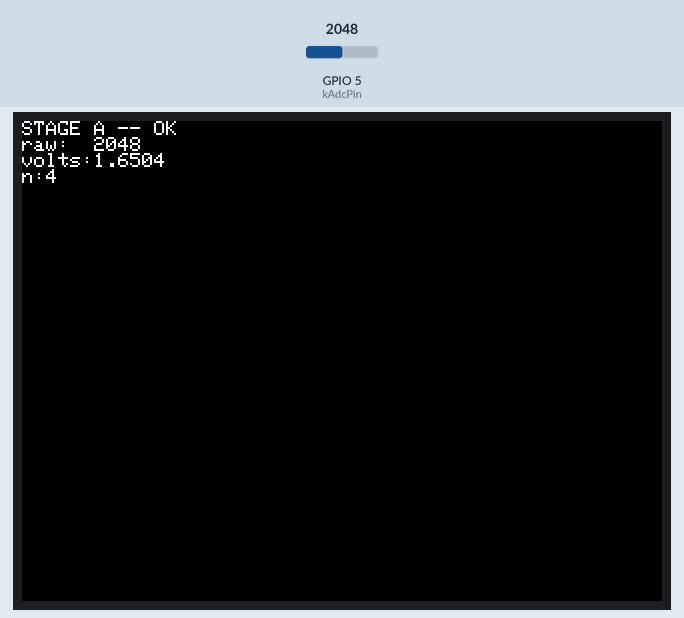
Bench run of a program on a simulated ESP32-S3. Shown: 320×240 colour display. Inputs (shaded band) come from the test bench; at power-on: GPIO 5 (kAdcPin) = 2048 (analog values on the 0–4095 scale). What the program prints to the serial monitor is not drawn.

Above: at 2.4 s.
2.5 s: GPIO 5 (kAdcPin) set to 2866
At 3.15 s:
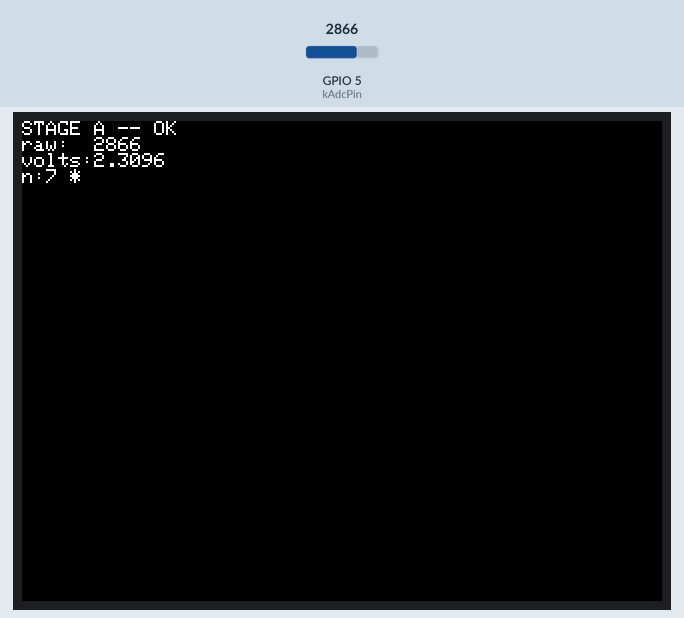
5.5 s: GPIO 5 (kAdcPin) set to 3603
At 5.98 s:
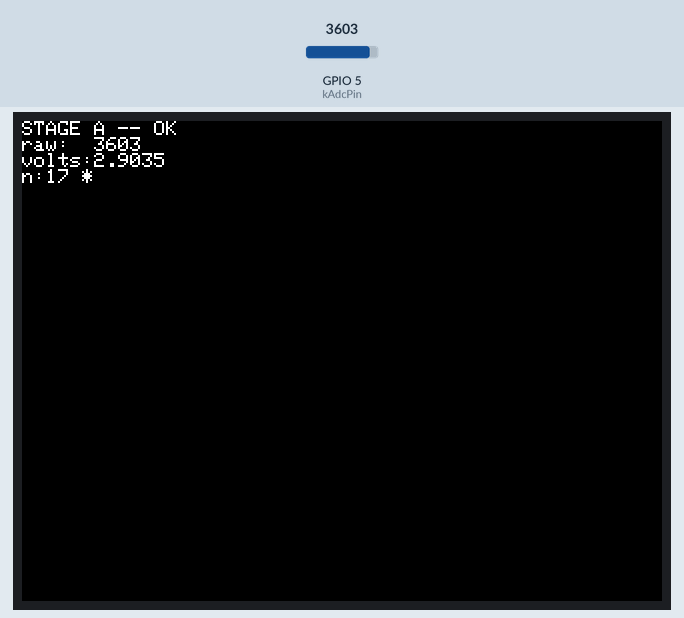
7.3 s: GPIO 5 (kAdcPin) set to 4095
At 7.68 s:
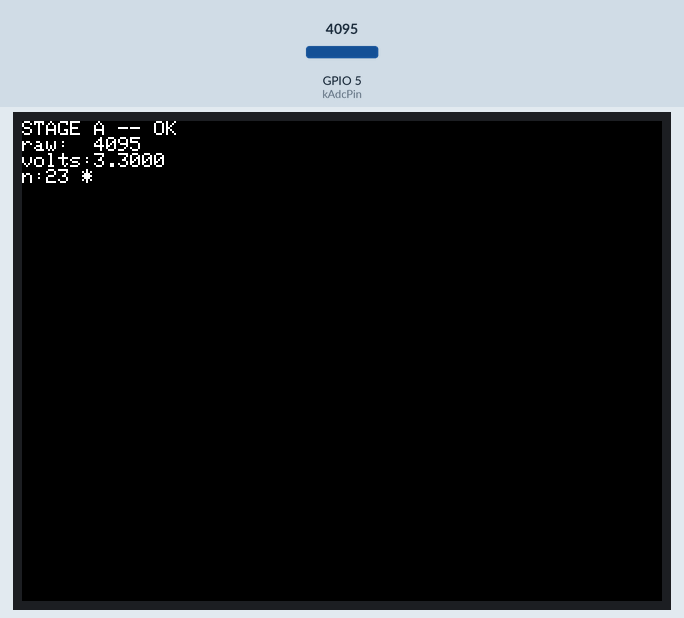
Timing chart, 0 to 10.3 s (numbered marks = the images above; inputs shaded):
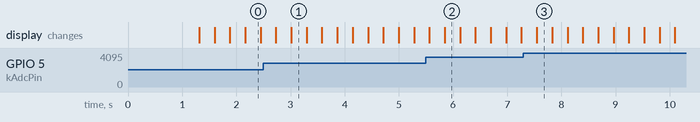

The program:

main.cpp
```cpp
// Stage A -- sanity check only (README part 2, first paragraph):
// "Multimeter before connecting to Atom: 5V supply, Vout on atmosphere
//  ~0.85V. On Atom: read ADC -> print, so you can compare against the
//  multimeter reading before trusting anything downstream."
//
// This file deliberately does nothing else: no timing loop, no kPa
// conversion. Get raw counts + volts matching the multimeter first; the
// kPa math and the 10ms loop are Stage B/C (../firmware/).
//
// The on-screen status below is NOT part of that graded check -- it's
// just so you can tell at a glance the board booted and is still sampling
// (vs. frozen/crashed) without keeping the serial monitor open. The
// actual multimeter comparison is still done from the Serial CSV.

#include <Arduino.h>
#include <M5Unified.h>

constexpr int kAdcPin = 5;        // AtomS3(R) "G5" -- confirm against your
                                   // own wiring, not just this constant.

namespace {
uint32_t sampleCount = 0;
}

void setup() {
  auto cfg = M5.config();
  M5.begin(cfg); // display init; also brings Serial up, re-begin below to force our baud

  Serial.begin(115200);
  while (!Serial) { delay(10); }   // native USB CDC: wait for host to open port
  delay(1000);                     // give yourself time to open the monitor

  analogReadResolution(12);        // 0..4095
  analogSetPinAttenuation(kAdcPin, ADC_11db); // full ~0..3.3V range

  M5.Display.fillScreen(TFT_BLACK);
  M5.Display.setCursor(0, 0);
  M5.Display.setTextSize(1);
  M5.Display.println("STAGE A");
  M5.Display.println("boot OK");
  M5.Display.println("waiting for");
  M5.Display.println("first sample...");

  Serial.println("t_ms,adc_raw,adc_volts");
}

void loop() {
  // 8x oversample to average out ADC LSB noise -- cheap, worth doing even
  // at this "just checking wiring" stage.
  long sum = 0;
  for (int i = 0; i < 8; ++i) sum += analogRead(kAdcPin);
  int raw = sum / 8;

  // NOTE: 3.3f here is the *nominal* ADC reference, not a measured one.
  // Part of what this sanity check is FOR is finding out how far off that
  // assumption is from your multimeter -- don't fix this number until
  // you've actually compared the two and written the result down
  // (docs/sensor_choice.md). If they disagree by more than ~2%, that
  // mismatch is itself a data point, not a bug to silently correct here.
  float volts = raw * (3.3f / 4095.0f);

  Serial.printf("%lu,%d,%.4f\n", millis(), raw, volts);

  // Status readout only -- not the graded signal, just proof of life.
  // The toggling "*"/" " marker moves every sample so a frozen screen
  // (vs. a frozen board) is obvious even without watching the numbers.
  ++sampleCount;
  M5.Display.fillScreen(TFT_BLACK);
  M5.Display.setCursor(0, 0);
  M5.Display.println("STAGE A -- OK");
  M5.Display.printf("raw:  %d\n", raw);
  M5.Display.printf("volts:%.4f\n", volts);
  M5.Display.printf("n:%lu %s\n", sampleCount, (sampleCount % 2) ? "*" : " ");

  delay(200); // slow on purpose -- this stage is for reading by eye
}
```
